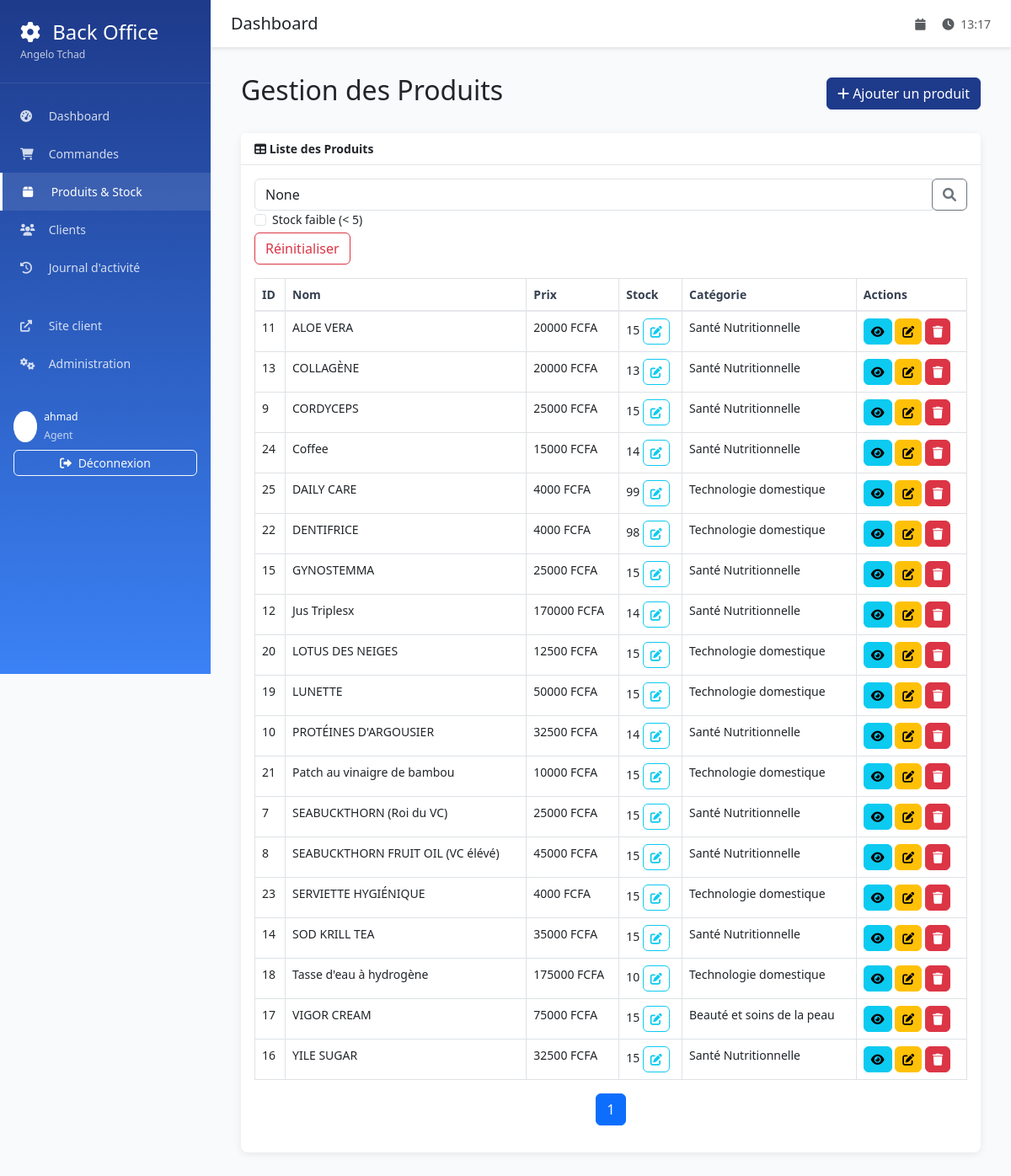
Page /backoffice/products/ (signed in) on the committed database.
### backoffice/models.py (models this page shows, shortened)
class AgentProfile(models.Model):
    ROLE_CHOICES = [
        ('agent', 'Agent'),
        ('supervisor', 'Superviseur'),
        ('manager', 'Manager'),
        ('admin', 'Administrateur'),
    ]
    user = models.OneToOneField(
        User,
        on_delete=models.CASCADE,
        verbose_name="Utilisateur"
    )
    role = models.CharField(
        max_length=20,
        choices=ROLE_CHOICES,
        default='agent',
        verbose_name="Rôle"
    )
    phone_number = models.CharField(
        max_length=17,
        blank=True,
        verbose_name="Numéro de téléphone"
    )
    is_active = models.BooleanField(default=True, verbose_name="Actif")
    created_at = models.DateTimeField(auto_now_add=True)
    class Meta:
        verbose_name = "Profil Agent"
        verbose_name_plural = "Profils Agents"

### products/models.py (models this page shows, shortened)
class Product(models.Model):
    name = models.CharField(max_length=200, verbose_name="Nom du produit")
    description = models.TextField(blank=True, verbose_name="Description")
    price = models.DecimalField(
        max_digits=10,
        decimal_places=2,
        validators=[MinValueValidator(0)],
        verbose_name="Prix"
    )
    stock_quantity = models.PositiveIntegerField(
        default=0,
        verbose_name="Quantité en stock"
    )
    image = models.ImageField(
        upload_to='products/',
        blank=True,
        null=True,
        verbose_name="Image du produit"
    )
    is_active = models.BooleanField(default=True, verbose_name="Actif")
    created_at = models.DateTimeField(auto_now_add=True)
    updated_at = models.DateTimeField(auto_now=True)
    class Meta:
        verbose_name = "Produit"
        verbose_name_plural = "Produits"
        ordering = ['name']

class Category(models.Model):
    name = models.CharField(max_length=100, verbose_name="Nom de la catégorie")
    description = models.TextField(blank=True, verbose_name="Description")
    created_at = models.DateTimeField(auto_now_add=True)
    class Meta:
        verbose_name = "Catégorie"
        verbose_name_plural = "Catégories"
        ordering = ['name']

### backoffice/views.py (the view)
# urls.py: path('products/', views.products_list, name='products_list'),
@login_required
def products_list(request):
    products = Product.objects.order_by('name')
    search = request.GET.get('search')
    if search:
        products = products.filter(
            Q(name__icontains=search) |
            Q(description__icontains=search)
        )
    low_stock = request.GET.get('low_stock')
    if low_stock:
        products = products.filter(stock_quantity__lte=5)
    paginator = Paginator(products, 20)
    page_number = request.GET.get('page')
    page_obj = paginator.get_page(page_number)
    context = {
        'page_obj': page_obj,
        'search': search,
        'low_stock': low_stock,
    }
    return render(request, 'backoffice/products_list.html', context)

### templates/backoffice/products_list.html (shortened to what this page needs)
{% extends 'backoffice/base.html' %}
{% load static %}
{% block content %}
<div class="container-fluid">
    <div class="d-flex justify-content-between align-items-center mb-4">
        <h2>Gestion des Produits</h2>
        <a href="#" class="btn btn-primary" data-toggle="modal" data-target="#addProductModal">
            <i class="fas fa-plus"></i> Ajouter un produit
        </a>
    </div>
    <div class="card mb-4">
        <div class="card-header">
            <i class="fas fa-table mr-1"></i>
            Liste des Produits
        </div>
        <div class="card-body">
            <form method="GET" class="form-inline mb-3">
                <div class="input-group mr-2">
                    <input type="text" name="search" class="form-control" placeholder="Rechercher un produit..." value="{{ search }}">
                    <div class="input-group-append">
                        <button class="btn btn-outline-secondary" type="submit"><i class="fas fa-search"></i></button>
                    </div>
                </div>
                <div class="form-check mr-2">
                    <input class="form-check-input" type="checkbox" name="low_stock" value="true" id="lowStockCheck" {% if low_stock %}checked{% endif %} onchange="this.form.submit()">
                    <label class="form-check-label" for="lowStockCheck">
                        Stock faible (< 5)
                    </label>
                </div>
                <a href="{% url 'backoffice:products_list' %}" class="btn btn-outline-danger">Réinitialiser</a>
            </form>
            <div class="table-responsive">
                <table class="table table-bordered" id="productsTable" width="100%" cellspacing="0">
                    <thead>
                        <tr>
                            <th>ID</th>
                            <th>Nom</th>
                            <th>Prix</th>
                            <th>Stock</th>
                            <th>Catégorie</th>
                            <th>Actions</th>
                        </tr>
                    </thead>
                    <tbody>
                        {% for product in page_obj %}
                        <tr>
                            <td>{{ product.id }}</td>
                            <td>{{ product.name }}</td>
                            <td>{{ product.price|floatformat:0 }} FCFA</td>
                            <td>
                                <span id="stock-{{ product.id }}" class="{% if product.stock_quantity <= 5 %}text-danger font-weight-bold{% endif %}">
                                    {{ product.stock_quantity }}
                                </span>
                                <button class="btn btn-sm btn-outline-info ml-2" onclick="editStock({{ product.id }}, {{ product.stock_quantity }})">
                                    <i class="fas fa-edit"></i>
                                </button>
                            </td>
                            <td>{{ product.category.name }}</td>
                            <td>
                                <a href="#" class="btn btn-sm btn-info"><i class="fas fa-eye"></i></a>
                                <a href="#" class="btn btn-sm btn-warning"><i class="fas fa-edit"></i></a>
                                <a href="#" class="btn btn-sm btn-danger"><i class="fas fa-trash"></i></a>
                            </td>
                        </tr>
                        {% empty %}
                        <tr>
                            <td colspan="6" class="text-center">Aucun produit trouvé.</td>
                        </tr>
                        {% endfor %}
                    </tbody>
                </table>
            </div>
            <nav aria-label="Page navigation example">
                <ul class="pagination justify-content-center">
                    {% for i in page_obj.paginator.page_range %}
                        {% if page_obj.number == i %}
                            <li class="page-item active"><a class="page-link" href="#">{{ i }}</a></li>
                        {% else %}
                            <li class="page-item"><a class="page-link" href="?page={{ i }}{% if search %}&search={{ search }}{% endif %}{% if low_stock %}&low_stock=true{% endif %}">{{ i }}</a></li>
                        {% endif %}
                    {% endfor %}
                </ul>
            </nav>
        </div>
    </div>
</div>
{% endblock %}

### templates/backoffice/base.html (shortened to what this page needs)
<!DOCTYPE html>
<html lang="fr">
<head>
    <link href="https://cdn.jsdelivr.net/npm/bootstrap@5.3.0/dist/css/bootstrap.min.css" rel="stylesheet">
    <link href="https://cdnjs.cloudflare.com/ajax/libs/font-awesome/6.0.0/css/all.min.css" rel="stylesheet">
</head>
<body>
    <nav class="sidebar" id="sidebar">
        <div class="sidebar-header">
            <h4 class="mb-0">
                <i class="fas fa-cog me-2"></i>
                Back Office
            </h4>
            <small class="text-light opacity-75">Angelo Tchad</small>
        </div>
        <ul class="nav flex-column sidebar-nav">
            <li class="nav-item">
                <a class="nav-link {% if request.resolver_match.url_name == 'dashboard' %}active{% endif %}"
                   href="{% url 'backoffice:dashboard' %}">
                    <i class="fas fa-tachometer-alt"></i>
                    Dashboard
                </a>
            </li>
            <li class="nav-item">
                <a class="nav-link {% if 'orders' in request.resolver_match.url_name %}active{% endif %}"
                   href="{% url 'backoffice:orders_list' %}">
                    <i class="fas fa-shopping-cart"></i>
                    Commandes
                </a>
            </li>
            <li class="nav-item">
                <a class="nav-link {% if 'products' in request.resolver_match.url_name %}active{% endif %}"
                   href="{% url 'backoffice:products_list' %}">
                    <i class="fas fa-box"></i>
                    Produits & Stock
                </a>
            </li>
            <li class="nav-item">
                <a class="nav-link {% if 'clients' in request.resolver_match.url_name %}active{% endif %}"
                   href="{% url 'backoffice:clients_list' %}">
                    <i class="fas fa-users"></i>
                    Clients
                </a>
            </li>
            <li class="nav-item">
                <a class="nav-link {% if request.resolver_match.url_name == 'activity_log' %}active{% endif %}"
                   href="{% url 'backoffice:activity_log' %}">
                    <i class="fas fa-history"></i>
                    Journal d'activité
                </a>
            </li>
            <li class="nav-item mt-4">
                <a class="nav-link" href="{% url 'orders:home' %}" target="_blank">
                    <i class="fas fa-external-link-alt"></i>
                    Site client
                </a>
            </li>
            <li class="nav-item">
                <a class="nav-link" href="/admin/" target="_blank">
                    <i class="fas fa-cogs"></i>
                    Administration
                </a>
            </li>
        </ul>
        <div class="mt-auto p-3">
            <div class="d-flex align-items-center mb-2">
                <div class="bg-white bg-opacity-20 rounded-circle p-2 me-2">
                    <i class="fas fa-user"></i>
                </div>
                <div>
                    <small class="d-block">{{ user.get_full_name|default:user.username }}</small>
                    <small class="text-light opacity-75">{{ user.agentprofile.get_role_display }}</small>
                </div>
            </div>
            <a href="{% url 'backoffice:logout' %}" class="btn btn-outline-light btn-sm w-100">
                <i class="fas fa-sign-out-alt me-1"></i>
                Déconnexion
            </a>
        </div>
    </nav>
    <div class="main-content">
        <div class="top-navbar d-flex justify-content-between align-items-center">
            <div class="d-flex align-items-center">
                <h5 class="mb-0">{% block page_title %}Dashboard{% endblock %}</h5>
            </div>
            <div class="d-flex align-items-center">
                <span class="text-muted me-3">
                    <i class="fas fa-calendar me-1"></i>
                </span>
                <span class="text-muted">
                    <i class="fas fa-clock me-1"></i>
                    <span id="current-time"></span>
                </span>
            </div>
        </div>
        <div class="content-wrapper">
            {% block content %}{% endblock %}
        </div>
    </div>
</body>
</html>

### templates/backoffice/base.html (style rules this page uses)
:root { --primary-color: #1e3a8a; --secondary-color: #f8fafc; --accent-color: #3b82f6; --success-color: #10b981; --warning-color: #f59e0b; --danger-color: #ef4444; --sidebar-width: 250px; }
body { font-family: 'Segoe UI', Tahoma, Geneva, Verdana, sans-serif; background-color: var(--secondary-color); font-size: 14px; }
.sidebar { position: fixed; top: 0; left: 0; height: 100vh; width: var(--sidebar-width); background: linear-gradient(180deg, var(--primary-color), var(--accent-color)); color: white; z-index: 1000; transition: transform 0.3s ease; }
.sidebar-header { padding: 1.5rem; border-bottom: 1px solid rgba(255,255,255,0.1); }
.sidebar-nav { padding: 1rem 0; }
.sidebar-nav .nav-link { color: rgba(255,255,255,0.8); padding: 0.75rem 1.5rem; border: none; transition: all 0.3s ease; }
.sidebar-nav .nav-link:hover, .sidebar-nav .nav-link.active { color: white; background-color: rgba(255,255,255,0.1); border-left: 3px solid white; }
.sidebar-nav .nav-link i { width: 20px; margin-right: 10px; }
.main-content { margin-left: var(--sidebar-width); min-height: 100vh; transition: margin-left 0.3s ease; }
.top-navbar { background-color: white; box-shadow: 0 2px 4px rgba(0,0,0,0.1); padding: 1rem 1.5rem; margin-bottom: 2rem; }
.content-wrapper { padding: 0 1.5rem 2rem; }
.card { border: none; box-shadow: 0 2px 10px rgba(0,0,0,0.08); border-radius: 8px; }
.card-header { background-color: white; border-bottom: 1px solid #e5e7eb; font-weight: 600; }
.table th { font-weight: 600; color: #374151; border-bottom: 2px solid #e5e7eb; }
.btn { border-radius: 6px; font-weight: 500; }
.btn-primary { background-color: var(--primary-color); border-color: var(--primary-color); }

### rows in the picture
Product: id "11", name "ALOE VERA", price "20000", stock_quantity "15", category.name "Santé Nutritionnelle"
Product: id "13", name "COLLAGÈNE", price "20000", stock_quantity "13", category.name "Santé Nutritionnelle"
Product: id "9", name "CORDYCEPS", price "25000", stock_quantity "15", category.name "Santé Nutritionnelle"
Product: id "24", name "Coffee", price "15000", stock_quantity "14", category.name "Santé Nutritionnelle"
Product: id "25", name "DAILY CARE", price "4000", stock_quantity "99", category.name "Technologie domestique"
Product: id "22", name "DENTIFRICE", price "4000", stock_quantity "98", category.name "Technologie domestique"
Product: id "15", name "GYNOSTEMMA", price "25000", stock_quantity "15", category.name "Santé Nutritionnelle"
Product: id "12", name "Jus Triplesx", price "170000", stock_quantity "14", category.name "Santé Nutritionnelle"
Product: id "20", name "LOTUS DES NEIGES", price "12500", stock_quantity "15", category.name "Technologie domestique"
Product: id "19", name "LUNETTE", price "50000", stock_quantity "15", category.name "Technologie domestique"
Product: id "10", name "PROTÉINES D'ARGOUSIER", price "32500", stock_quantity "14", category.name "Santé Nutritionnelle"
Product: id "21", name "Patch au vinaigre de bambou", price "10000", stock_quantity "15", category.name "Technologie domestique"
Product: id "7", name "SEABUCKTHORN (Roi du VC)", price "25000", stock_quantity "15", category.name "Santé Nutritionnelle"
Product: id "8", name "SEABUCKTHORN FRUIT OIL (VC élévé)", price "45000", stock_quantity "15", category.name "Santé Nutritionnelle"
Product: id "23", name "SERVIETTE HYGIÉNIQUE", price "4000", stock_quantity "15", category.name "Technologie domestique"
Product: id "14", name "SOD KRILL TEA", price "35000", stock_quantity "15", category.name "Santé Nutritionnelle"
Product: id "18", name "Tasse d'eau à hydrogène", price "175000", stock_quantity "10", category.name "Technologie domestique"
Product: id "17", name "VIGOR CREAM", price "75000", stock_quantity "15", category.name "Beauté et soins de la peau"
Product: id "16", name "YILE SUGAR", price "32500", stock_quantity "15", category.name "Santé Nutritionnelle"

### other values in the picture
{{ user.get_full_name|default:user.username }} "ahmad"
{{ user.agentprofile.get_role_display }} "Agent"
{{ i }} "1"
